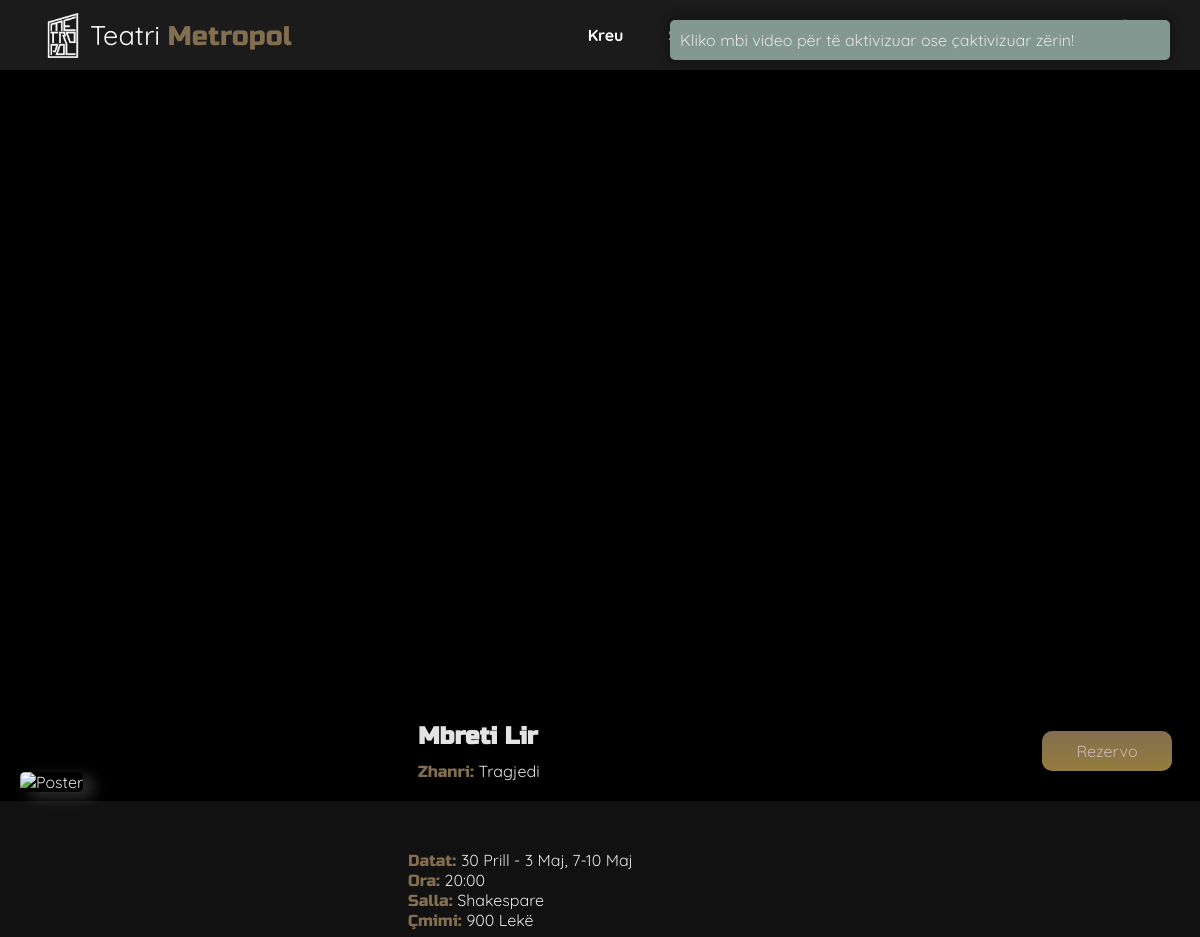
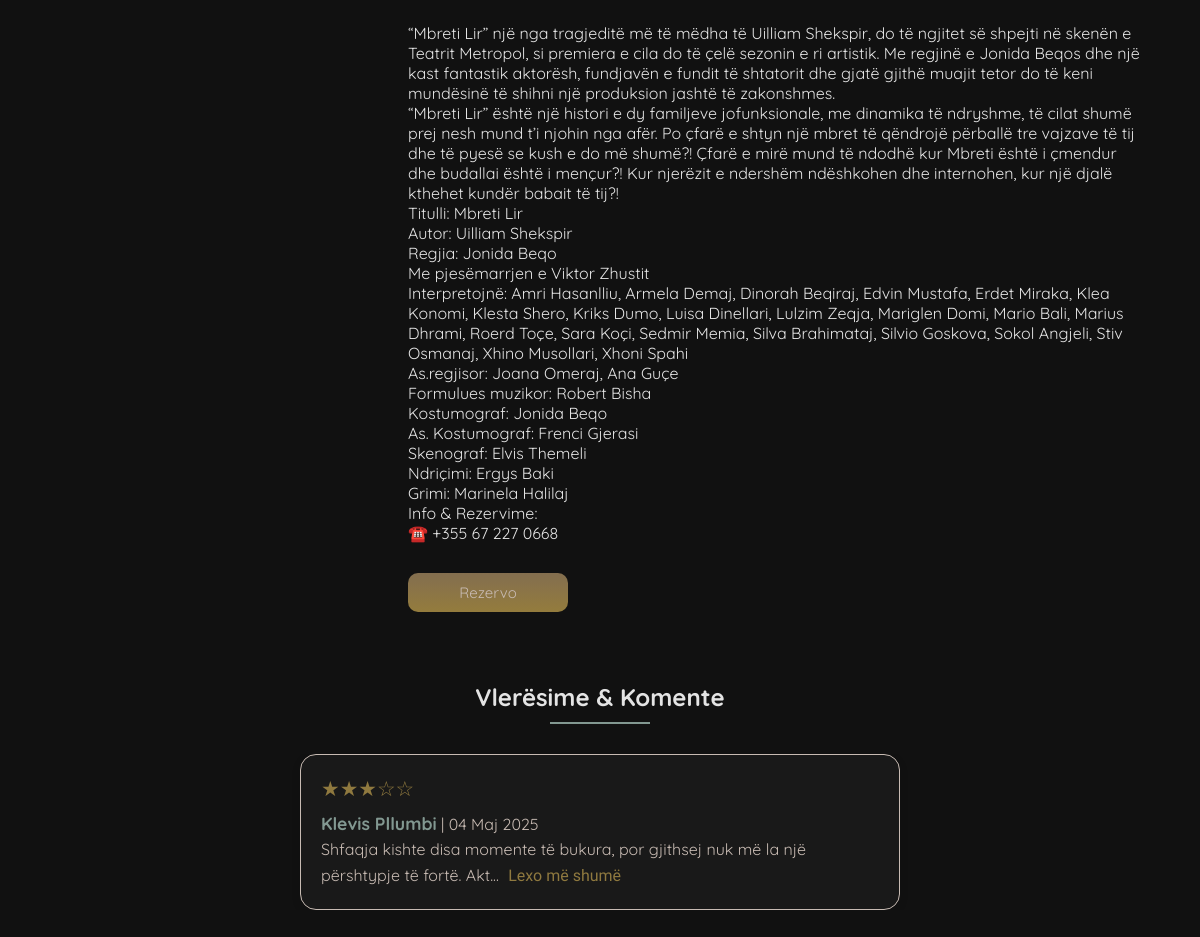
/views/client/shows/show_details.php?id=11, run on the app's committed database (2 pictures, top to bottom).
### tables this page shows
CREATE TABLE `shows` (
  `id` int(11) NOT NULL,
  `title` varchar(255) NOT NULL,
  `description` text DEFAULT NULL,
  `time` time NOT NULL,
  `hall` varchar(50) NOT NULL,
  `genre_id` int(11) NOT NULL,
  `poster` varchar(255) NOT NULL,
  `trailer` varchar(255) NOT NULL,
  `price` int(11) NOT NULL,
  `validity_days` int(11) NOT NULL DEFAULT 2
);

CREATE TABLE `genres` (
  `id` int(11) NOT NULL,
  `genre_name` varchar(50) NOT NULL
);

CREATE TABLE `reviews` (
  `id` int(11) NOT NULL,
  `email` varchar(50) NOT NULL,
  `show_id` int(11) DEFAULT NULL,
  `event_id` int(11) DEFAULT NULL,
  `rating` int(11) NOT NULL,
  `comment` text DEFAULT NULL,
  `date` datetime NOT NULL
);

CREATE TABLE `reservations` (
  `id` int(11) NOT NULL,
  `show_id` int(11) DEFAULT NULL,
  `event_id` int(11) DEFAULT NULL,
  `full_name` varchar(100) NOT NULL,
  `email` varchar(50) NOT NULL,
  `phone` varchar(50) NOT NULL,
  `created_at` datetime NOT NULL DEFAULT current_timestamp(),
  `hall` varchar(20) NOT NULL,
  `seat_id` int(11) NOT NULL,
  `ticket_code` varchar(255) NOT NULL,
  `expires_at` datetime NOT NULL,
  `paid` tinyint(1) NOT NULL DEFAULT 0,
  `show_date` date NOT NULL,
  `show_time` time NOT NULL,
  `total_price` int(11) NOT NULL DEFAULT 0
);

### includes/functions.php (called while the page is built, shortened)
<?php
function groupDates($dates): array {
    $grouped = [];
    $start = $end = new DateTime($dates[0]);
    for ($i = 1; $i < count($dates); $i++) {
        $current = new DateTime($dates[$i]);
        $diff = (int)$end->diff($current)->format("%a");
        if ($diff === 1) {
            $end = $current;
        } else {
            $grouped[] = formatDateRange($start, $end);
            $start = $end = $current;
        }
    }
    $grouped[] = formatDateRange($start, $end);
    return $grouped;
}
function formatDateRange($start, $end): string {
    $muajiStart = muajiNeShqip($start->format('M'));
    $muajiEnd = muajiNeShqip($end->format('M'));
    if ($start == $end) {
        return $start->format('j') . " " . $muajiStart;
    } elseif ($muajiStart === $muajiEnd) {
        return $start->format('j') . "-" . $end->format('j') . " " . $muajiStart;
    } else {
        return $start->format('j') . " " . $muajiStart . " - " . $end->format('j') . " " . $muajiEnd;
    }
}
function muajiNeShqip($muajiAnglisht): string {
    $muajt = [
        'Jan' => 'Janar', 'Feb' => 'Shkurt', 'Mar' => 'Mars',
        'Apr' => 'Prill', 'May' => 'Maj', 'Jun' => 'Qershor',
        'Jul' => 'Korrik', 'Aug' => 'Gusht', 'Sep' => 'Shtator',
        'Oct' => 'Tetor', 'Nov' => 'Nëntor', 'Dec' => 'Dhjetor'
    ];
    return $muajt[$muajiAnglisht] ?? $muajiAnglisht;
}

### views/client/shows/show_details.php (the view, shortened to what this page needs)
<?php
require $_SERVER['DOCUMENT_ROOT'] . '/biletaria_online/auth/auth.php';
require $_SERVER['DOCUMENT_ROOT'] . '/biletaria_online/includes/functions.php';
?>
<?php
$show_id = intval($_GET['id']);
$query = "SELECT s.*, g.genre_name
          FROM shows s
          JOIN genres g ON g.id = s.genre_id
          WHERE s.id = ?";
$stmt = $conn->prepare($query);
$stmt->bind_param("i", $show_id);
$stmt->execute();
$result = $stmt->get_result();
$show = $result->fetch_assoc();
$datesQuery = $conn->prepare("SELECT show_date FROM show_dates WHERE show_id = ? ORDER BY show_date ASC");
$datesQuery->bind_param("i", $show['id']);
$datesQuery->execute();
$datesResult = $datesQuery->get_result();
$dates = [];
while ($row = $datesResult->fetch_assoc()) {
    $dates[] = $row['show_date'];
}
$groupedDates = groupDates($dates);
?>
<!DOCTYPE html>
<html lang="sq">
<head>
    <?php require $_SERVER['DOCUMENT_ROOT'] . '/biletaria_online/includes/header.php'; ?>
</head>
<body>
    <?php require $_SERVER['DOCUMENT_ROOT'] . '/biletaria_online/includes/navbar.php'; ?>
    <div class="video-container">
        <div id="cover"></div>
        <div class="overlay">
            <div class="show-poster">
                <img src="../../../includes/get_image.php?show_id=<?php echo $show['id']; ?>" alt="Poster">
            </div>
            <div class="show-reserve">
                <div>
                    <h3><?php echo htmlspecialchars($show['title']); ?></h3>
                    <p><span>Zhanri: </span><?php echo htmlspecialchars($show['genre_name']); ?></p>
                </div>
                <button onclick="redirectTo('../reserve.php?id=<?php echo $show['id']; ?>')">Rezervo</button>
            </div>
        </div>
    </div>
    <div class="show-container">
        <div class="show-info">
            <p><span>Datat: </span><?php echo implode(', ', $groupedDates) ?></p>
            <p><span>Ora: </span><?php echo date('H:i', strtotime($show['time'])); ?></p>
            <p><span>Salla: </span><?php echo htmlspecialchars($show['hall']); ?></p>
            <p><span>Çmimi: </span><?php echo htmlspecialchars($show['price']); ?> Lekë</p>
        </div>
        <div class="show-content">
            <p><?php echo nl2br(htmlspecialchars($show['description'])); ?></p>
        </div>
        <div class='btn-group'>
            <button onclick="redirectTo('../reserve.php?id=<?php echo $show['id']; ?>')">Rezervo</button>
        </div>
    </div>
    <h2>Vlerësime & Komente</h2>
    <hr style="width: 100px; margin-top: -20px; margin-bottom: 20px; border: none; height: 2px; background-color: var(--accent2-color) !important;">
    <section id="reviews" class="owl-carousel owl-theme">
        <?php
        $sql = "SELECT res.full_name, r.date, r.comment, r.rating
                FROM reviews r
                JOIN reservations res
                    ON r.email = res.email AND r.show_id = res.show_id
                WHERE r.show_id = ?";
        $stmt = $conn->prepare($sql);
        $stmt->bind_param("i", $show['id']);
        if(!$stmt->execute()) {
            showError("Një problem ndodhi! Provoni më vonë!");
        }
        $reviews = $stmt->get_result();
        if ($reviews->num_rows > 0) {
            while ($review = $reviews->fetch_assoc()) { ?>
                <div class="item review">
                    <div class="star-rating">
                        <?= str_repeat('★', $review['rating']) ?><?= str_repeat('☆', 5 - $review['rating']) ?>
                    </div>
                    <p><strong><?= htmlspecialchars($review['full_name']) ?></strong> | <?php
                        $date = new DateTime($review['date']);
                        $day = $date->format('d');
                        $month = muajiNeShqip($date->format('M'));
                        $year = $date->format('Y');
                        echo $day . " " . $month . " " . $year;
                        ?></p>
                    <div class="comment">
                        <?php
                        $comment = trim($review['comment'] ?? '');
                        $hasComment = $comment !== '';
                        $needPreview = $hasComment && mb_strlen($comment) > 110;
                        ?>
                        <p class="comment-preview">
                            <?php
                            if ($hasComment) {
                                echo $needPreview
                                    ? htmlspecialchars(mb_substr($comment, 0, 90)) . '...'
                                    : htmlspecialchars($comment);
                            } else {
                                echo 'Nuk është dhënë një koment.';
                            }
                            ?>
                            <?php if ($needPreview): ?>
                                <span class="read-more" onclick="toggleFullComment(this)">Lexo më shumë</span>
                            <?php endif; ?>
                        </p>
                    </div>
                </div>
            <?php }
        }
        ?>
    </section>
    <div class="info-container">
        <div class='errors show' id="message" style='background-color: rgb(130, 152, 145) !important;'>
            <p id="info" style='color: #E4E4E4;'>Kliko mbi video për të aktivizuar ose çaktivizuar zërin!</p>
        </div>
    </div>
</body>
</html>

### assets/css/footer.css (style rules this page uses)
:root { --default-font: "Quicksand", sans-serif; --footer-bg: rgba(27, 27, 27, 0.85); --highlight-color: rgb(130, 152, 145); --text-light: #e4e4e4; --link-overlay: rgba(120, 94, 91, 0.2); --border-color: rgba(200, 187, 179, 0.3); --transition: 0.4s ease; }

### assets/css/styles.css (style rules this page uses)
:root { --default-font: "Quicksand", sans-serif; --heading-font: "Russo One", sans-serif; --nav-font: "Afacad Flux", sans-serif; --background-color: #1B1B1B; --default-color: #785E5B; --heading2-color: #836e4f; --heading-color: #7C8598; --accent2-color: rgb(130, 152, 145); --accent-color: #8f793f; --surface-color: #c8bbb3; --text-color: #E4E4E4; --error-color: #f44336; --success-color: rgba(131, 173, 68); }
body { background-color: #111; display: flex; flex-direction: column; justify-content: flex-start; align-items: center; min-height: 100vh; margin: 0; padding: 0; gap: 10px; font-family: var(--default-font); color: var(--text-color); }
span { color: var(--heading2-color); font-family: var(--heading-font); }
p { padding: 0; margin: 0; }
.overlay { background: linear-gradient(to bottom, transparent 0%, rgba(0, 0, 0, 0.2) 10%, rgba(0, 0, 0, 0.4) 20%, rgba(0, 0, 0, 0.6) 40%, rgba(0, 0, 0, 0.8) 60%, rgba(0, 0, 0, 0.9) 80%, rgba(0, 0, 0, 1) 100%); padding: 20px; height: 65%; display: flex; flex-direction: column; justify-content: flex-end; color: var(--text-color); z-index: 5; }
h3 { font-family: var(--heading-font); margin: 0 0 10px; font-size: 1.5rem; }
.btn-group { display: flex; justify-content: flex-start; gap: 10px; }
.btn-group button { font-size: 15px; }
.info-container { position: fixed !important; top: 10px !important; right: 20px !important; padding: 10px !important; display: flex !important; flex-direction: column !important; gap: 10px !important; width: 500px !important; z-index: 2000 !important; }
.errors { background-color: var(--error-color) !important; color: var(--text-color) !important; border-radius: 5px !important; padding: 10px !important; box-shadow: 0 0 10px 6px rgba(0, 0, 0, 0.2) !important; opacity: 0 !important; display: none !important; }
.errors.show { display: block !important; opacity: 1 !important; animation: fadeIn 0.5s ease-in-out !important; }
button { font-family: var(--default-font); font-size: 18px; color: var(--surface-color); padding: 10px; width: 160px; border: none; border-radius: 10px; background-image: linear-gradient(to bottom, var(--heading2-color), #947c3d); transition: transform 0.2s ease, background-color 0.2s ease; z-index: 100; }
.video-container { width: 100%; max-width: 100%; background: black; position: relative; }
.video-container::before { content: ""; display: block; padding-top: 56.25%; }
#cover { position: absolute; top: 0; left: 0; width: 100%; height: 100%; z-index: 3; background-color: transparent; cursor: pointer; user-select: none; }
.video-container .overlay { position: absolute; bottom: -0.5px; left: 0; width: calc(100% - 40px); display: flex; flex-direction: row; align-items: flex-end; justify-content: flex-start; max-height: 30%; }
.show-poster { width: 30%; min-width: 235px; margin-right: 50px; position: relative; transform: translateY(55%); z-index: 5; }
.show-poster img { width: 100%; height: auto; object-fit: cover; border-radius: 5px; box-shadow: 10px 5px 15px rgba(255, 255, 255, 0.2); }
.show-reserve { display: flex; flex-direction: row; justify-content: space-between; align-items: center; width: 65%; height: auto; }
.show-reserve button { font-size: 16px; width: 130px; z-index: 400 !important; }
.show-container { display: flex; flex-direction: column; gap: 30px; margin: 40px 5% 40px 34%; }
@media (min-width: 1024px) { .video-container { height: calc(100vh - 70px); } }

### assets/css/navbar.css (style rules this page uses)
:root { --default-font: "Quicksand", sans-serif; --heading-font: "Russo One", sans-serif; --nav-font: "Afacad Flux", sans-serif; --background-color: #1B1B1B; --default-color: #785E5B; --heading2-color: #836e4f; --heading-color: #7C8598; --accent2-color: rgb(130, 152, 145); --accent-color: #8f793f; --surface-color: #c8bbb3; --text-color: #E4E4E4; --error-color: #f44336; --success-color: rgba(131, 173, 68); }
body { padding-top: 80px !important; }

### data on the page
shows: title "Mbreti Lir", genre.genre_name "Tragjedi", time "20:00", hall "Shakespare", price "900", description "“Mbreti Lir” një nga tragjeditë më të mëdha të Uilliam Shekspir, do të ngjitet së shpejti në skenën e Teatrit Metropol, si premiera e cila do të çelë sezonin e ri artistik. Me regjinë e Jonida Beqos dhe një kast fantastik aktorësh, fundjavën e fundit të shtatorit dhe gjatë gjithë muajit tetor do të keni mundësinë të shihni një produksion jashtë të zakonshmes. “Mbreti Lir” është një histori e dy familjeve jofunksionale, me dinamika të ndryshme, të cilat shumë prej nesh mund t’i njohin nga afër. Po çfarë e shtyn një mbret të qëndrojë përballë tre vajzave të tij dhe të pyesë se kush e do më shumë?! Çfarë e mirë mund të ndodhë kur Mbreti është i çmendur dhe budallai është i mençur?! Kur…"
reviews: rating "★★★", rating "☆☆", reservations.full_name "Klevis Pllumbi", date "04", date "Maj", date "2025", comment "Shfaqja kishte disa momente të bukura, por gjithsej nuk më la një përshtypje të fortë. Akt", shows "Lexo më shumë"

### other printed values
implode(', ', $groupedDates) "30 Prill - 3 Maj, 7-10 Maj"
